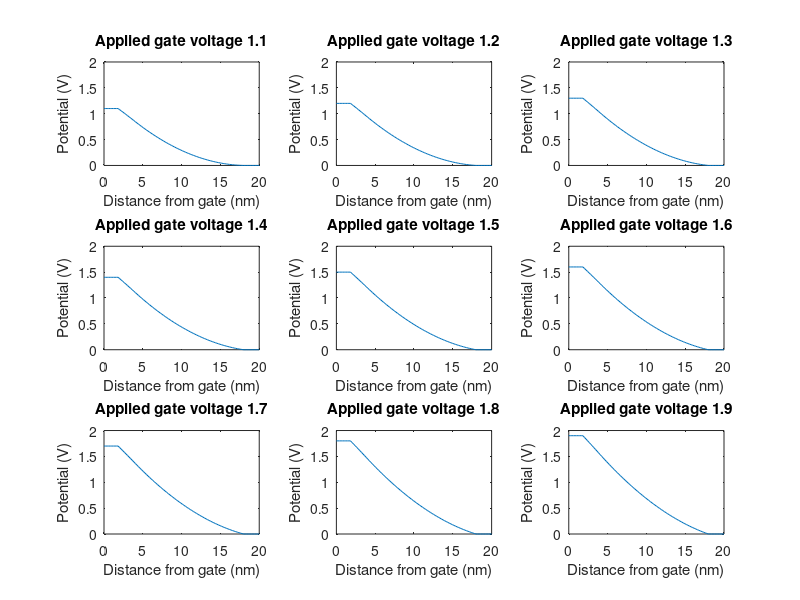
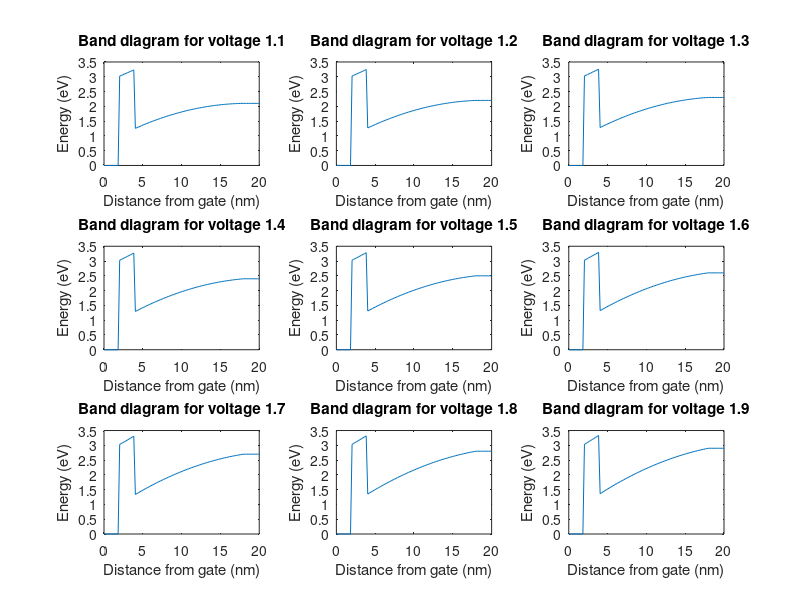
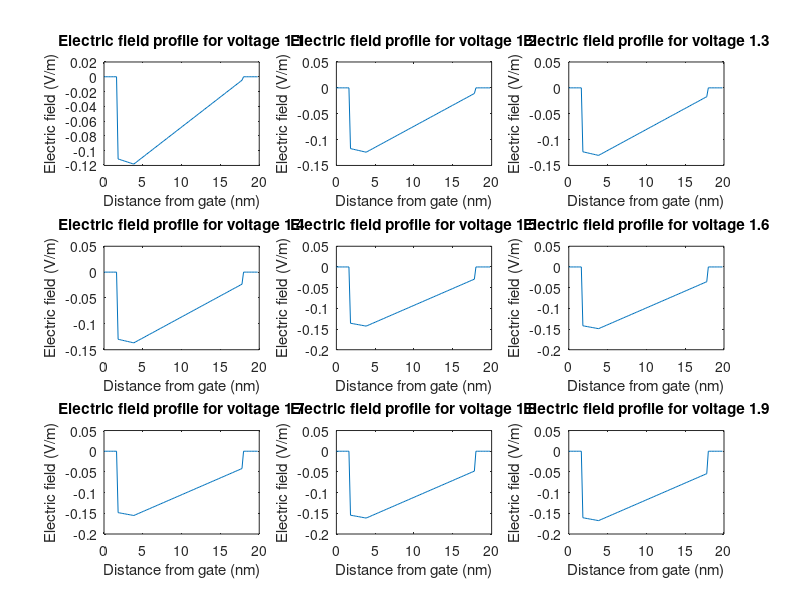
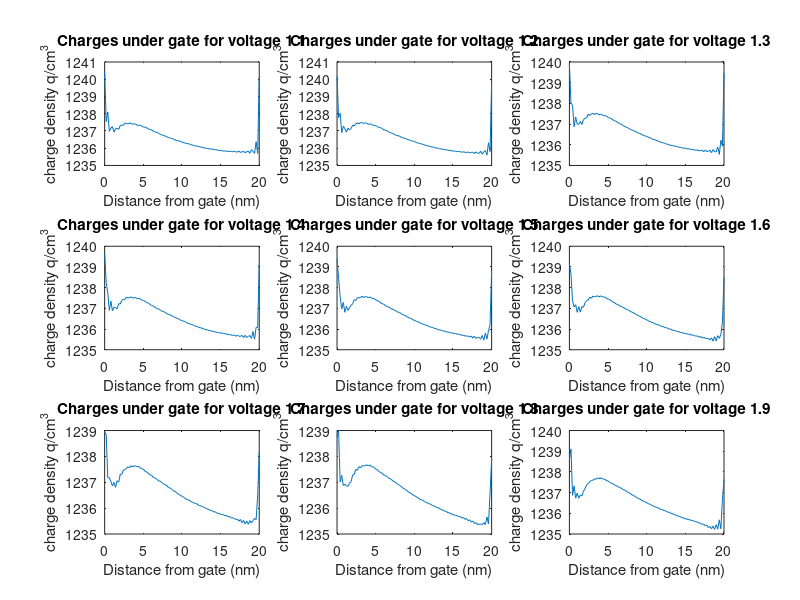

MATLAB code to generate these figures, in order:
clear all
close all
clc

% define constant
q=-1.6e-19; % electron charge
ro_ox=q*1e12*(1e-12); % oxide charge density in um^-3
ro_s=q*1e16*(1e-12); % si charge density

ep0=8.854e-12; % permitivity of free space
ep_ox=3.9*ep0; % oxide permitivity
ep_si= 11.68*ep0; % Si permitivity
reduced_h=1.054*10^-34; % reduced plank constant
m=.25*9.11*10^-31; % electon mass

% nvi and mdi are the ith valley degeneracy and the ith density-of-states effective mass in Si.
nv = 6;
md = 0.26*9.1*10e-31;
Ef= .38*1.6e-19; % fermi energy level
kT= 1.38e-23*300;

x= linspace(0,20,100); % dimention from get to bottom in um
dx=x(2)-x(1);
a=eye(100,100); % initilize 1st matrix for poison

v = zeros(100,1); % initialize voltage distribution matrix
c=zeros(100,1); % initilize 2nd matrix for poison eqn
a1=eye(100,100); % initilize Hamiltonian matrix for Schrodinger eqn
e_field = zeros(100,1); % Electric field matrix initialization
nz1=zeros(100,1); % charge distribution matrix 
nz_f=zeros(100,9); % charge distribution matrix for different voltage
N = zeros([100 100]); % N/ is the carrier concentration in the jth subband of the ith valley.
count=0; % for iteration cheaking in convergence
v_app=linspace(1.1,1.9,9); % applied voltage from 1.1v to 1.9v
n_inv=zeros(1,9);  % invertion charge for applied voltage

for j=1:1:length(v_app) % main loop for apppling different voltage
    rms_v1=0; % voltage initialization for convergence cheaking
    rms_v2=.1;
    while abs(rms_v2-rms_v1)>0.0001 % tollerence cheaking
        rms_v1=rms_v2;
    
      for i=10:88 % poison 1st matrix
        a(i+1,[i i+1 i+2])=(dx*dx)*[1 -2 1];
      end
    
        c(1:10)=v_app(j); % initial value applied in metal
        c(11:20)=-(ro_ox-(q*nz1(11:20)))/ep_ox; % oxide region
        c(21:99)=-(ro_s-(q*nz1(21:99)))/ep_si; % semiconductor region
        c(100)=0; % final value for single gate mos
    
        v=(inv(a)*c); % voltage calculation
    
        rms_v2=(trapz(x,(v.^2)/20).^.5); % rms voltage for cheaking convergence
    
        mE = -v(1:10)+v_app(j); % energy band diagram keeping metal as referance 0ev
        oxE = -v(11:20)+3+v_app(j); % oxide band diagram
        siE = -v(21:100)+1+v_app(j); % si band diagram
        E= [mE;oxE;siE]; % combined band diagram
        
        a1(1,1)=-2+v(1); % initialization for hamiltonian matrix
        a1(1,2)=1;
        a1(100,100)=-2+v(100);
        a1(100,99)=1;
        for i=1:98
            a1(i+1,[i i+1 i+2])=[1 -2+v(i+1) 1];
        end
    
        a1=(reduced_h^2./(2*m*dx.^2)).*a1;
        [shi,Eg]=eig(a1); % finding wave function and energy 
        
        for i=1:100
            shi_norm_coff(i) = (trapz(x,(shi(:,i)).^2)).^.5;
            shi_norm(:,i)=shi(:,i)/shi_norm_coff(i); % normalized wave function
        end
    
        for i=1:100
            N(i,:)=((nv*md*kT)*log(1+exp((Ef-Eg(i,:))/kT)))/(pi*reduced_h*reduced_h); % Nij matrix
        end
        
        nz=(shi_norm.*shi_norm).*N; % crarge density distribuation matrix
        nz1 = (1e-17)*sum(nz,2);
        count=count+1;    
    end
 
% voltage profile
figure(1);
subplot(3,3,j);
plot(x,v); 
axis([0 20 0 2])
title(['Applied gate voltage ' num2str(v_app(j))]);
xlabel('Distance from gate (nm)');
ylabel('Potential (V)');


nz_f(:,j)=nz1; % charge distribution for different applied voltage
n_inv(j)=q*trapz(x,(nz_f(:,j))); % inversion region total charge

for i=1:99
    e_field(i)=(v(i+1)-v(i))/dx; % Electric field calculation
end

% Band Structure
figure(2);
subplot(3,3,j);
plot(x,E)
title(['Band diagram for voltage ' num2str(v_app(j))]);
xlabel('Distance from gate (nm)');
ylabel('Energy (eV)');

% Electric field profile
figure(3);
subplot(3,3,j);
plot(x(1:99),e_field(1:99));
title(['Electric field profile for voltage ' num2str(v_app(j))]);
xlabel('Distance from gate (nm)');
ylabel('Electric field (V/m)');

% Charge profile
figure(4);
subplot(3,3,j);
plot(x, nz1);
title(['Charges under gate for voltage ' num2str(v_app(j))]);
xlabel('Distance from gate (nm)');
ylabel('charge density q/cm^3');

k=1;
for i=97:100
figure(4+j)
subplot(2,2,5-k)
plot(x,(-shi_norm(:,i)),'b')
hold on
plot(x,(-shi(:,i)),'r')
hold on
plot(x,(shi(:,i).^2),'g')
legend('ShiNorm','Shi','probability')
title(['Normalized and ordinary Shi ' num2str(5-k)]);
xlabel('Distance from gate (nm)');
ylabel('Shi_Norm and shi');
hold off
k=k+1;
end
end

% Calculate capacitance from charge and voltage dQ/dV
cap = zeros(1,length(n_inv)-1);
for i=1:length(n_inv)-1
    cap(i)=(n_inv(i+1)-n_inv(i))/(v_app(2)-v_app(1)); 
end

% C-V profile
figure(14);
v_int = 1.6:.01:1.9; % add more point by interpolating
cap_new=(1.6e19)*interp1(v_app(1:8),cap,v_int,'spline');
plot(v_int,cap_new);
title('C-V charrecterstic');
xlabel('Applied voltage (v)');
ylabel('Capacitor (F)');